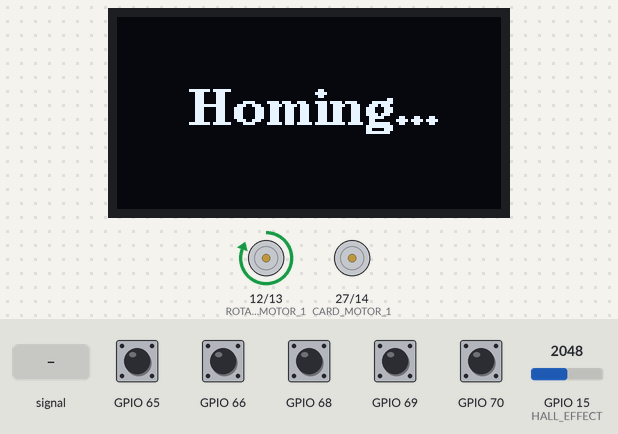
The program below on a simulated ESP32. On the bench: 128×64 one-colour display, motor-driver pin pairs drawn as motors (green arrow = first pin HIGH = forward, orange = second pin HIGH = backward, longer = more drive). The inputs (shaded band) are chosen by the test bench; at power-on: GPIO 65, GPIO 66, GPIO 68–70 HIGH, GPIO 15 (HALL_EFFECT) = 2048.

Above: at 1.8 s.
1.9 s: GPIO 15 (HALL_EFFECT) fed a 2 Hz sine of ±1228 counts around its level
At 3.0 s:
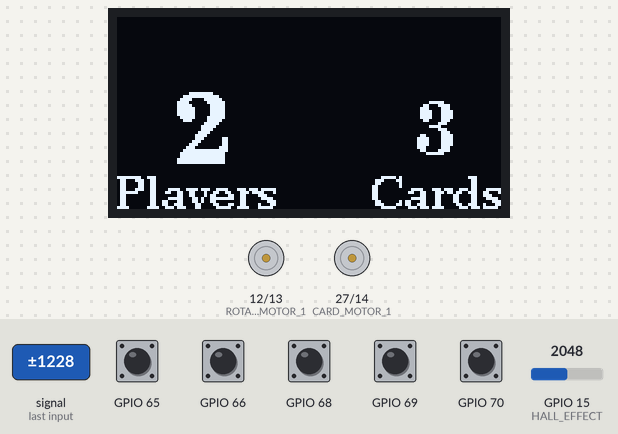
4.1 s: GPIO 65 pulled LOW for 0.15 s
At 4.55 s:
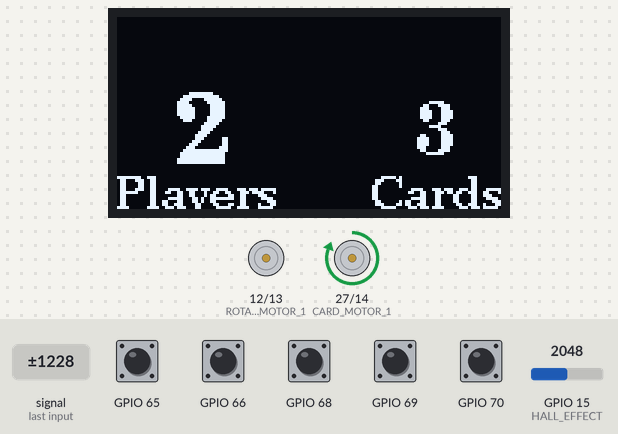
4.8 s: GPIO 15 (HALL_EFFECT) set to 1228
6.3 s: GPIO 15 (HALL_EFFECT) set to 1034
8.7 s: GPIO 15 (HALL_EFFECT) set to 944
At 8.86 s:
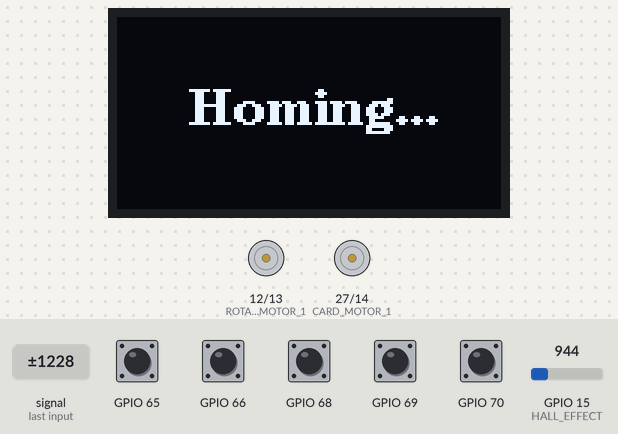
10.5 s: GPIO 66 pulled LOW for 0.15 s
At 11.9 s:
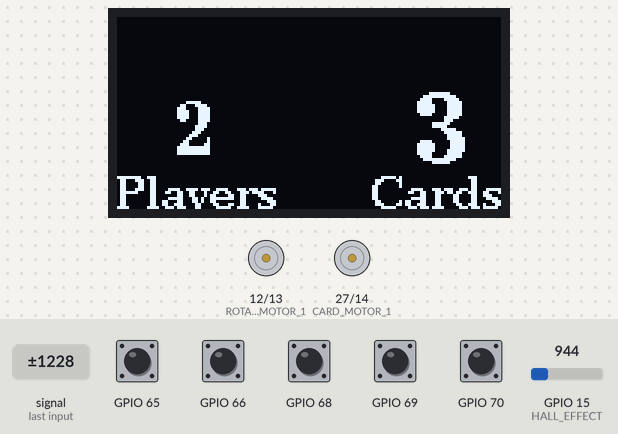
Timing chart, 0 to 13.1 s (numbered marks = the images above; inputs shaded):
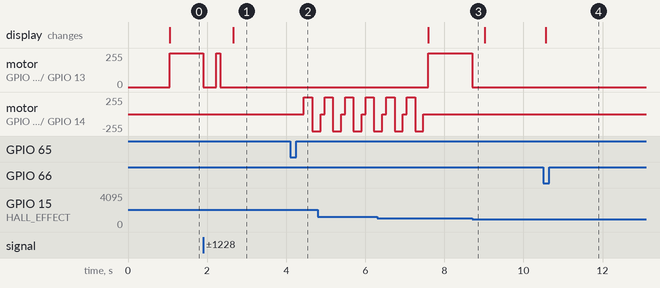

The program:

main.cpp
```cpp
#include <Arduino.h>
#include <U8g2lib.h>
#include <Wire.h>
#include <PCF8574.h>

#include "display.h"
#include "movement.h"

#define ROTATE_MOTOR_1 12
#define ROTATE_MOTOR_2 13
#define CARD_MOTOR_1 27
#define CARD_MOTOR_2 14

int speed = 0;

void setup()
{
  Serial.begin(921600);
  Wire.begin();
  displayInit();

  pinMode(ROTATE_MOTOR_1, OUTPUT);
  pinMode(ROTATE_MOTOR_2, OUTPUT);

  pinMode(CARD_MOTOR_1, OUTPUT);
  pinMode(CARD_MOTOR_2, OUTPUT);

  delay(1000);
  home();
  delay(300);
  speed = measureSpeed();
  delay(300);
}

void loop()
{
  display(speed);
}
```

display.h
```cpp
#include <Arduino.h>

void displayInit();
void display(int speed);
void displayHomingUI();
```

movement.h
```cpp
#include <Arduino.h>

void home();
int measureSpeed();
void dealCards(int numPlayers, int numCards, int speed);
void shootCard();
```

display.cpp
```cpp
#include <Arduino.h>
#include <U8g2lib.h>
#include <Wire.h>
#include <PCF8574.h>
#include <movement.h>

// PCF8574 buttons extender
PCF8574 buttons(0x20);

#define PLAY_BUTTON 1
#define RIGHT_BUTTON 2
#define OPTIONS_BUTTON 0
#define PLUS_BUTTON 6
#define MINUS_BUTTON 4
#define HOME_BUTTON 5

// OLED
U8G2_SH1106_128X64_NONAME_F_HW_I2C u8g2(U8G2_R0, U8X8_PIN_NONE, 22, 21);

unsigned int blinkMillis;
unsigned int buttonMillis;

int selected = 0;

struct Option
{
    int value;
    int minValue;
    int maxValue;
    const uint8_t *font;
};

Option options[2] = {
    {2, 2, 6, u8g2_font_ncenB24_tr},  // Number of Players // Clamped at 6 players, as going higher is inconsistent, and depends more on the card properties than the timing.
    {3, 1, 20, u8g2_font_ncenB18_tr}, // Number of Cards
};

void displayInit()
{
    buttons.begin();
    u8g2.begin();
}

void displayMainUI()
{
    char numPlayersChar[2];
    itoa(options[0].value, numPlayersChar, 10);

    char numCardsChar[3];
    itoa(options[1].value, numCardsChar, 10);

    u8g2.setFont(u8g2_font_ncenB10_tr);
    u8g2.drawStr(0, 60, "Players");

    int numPlayersX = u8g2.getStrWidth("Players") / 2 - u8g2.getStrWidth(numPlayersChar);

    u8g2.setFont(options[0].font);
    u8g2.drawStr(numPlayersX, 40, numPlayersChar);

    u8g2.setFont(u8g2_font_ncenB10_tr);
    u8g2.drawStr(85, 60, "Cards");

    int numCardsX = u8g2.getStrWidth("Cards") / 2 - u8g2.getStrWidth(numCardsChar) + 85;

    u8g2.setFont(options[1].font);
    u8g2.drawStr(numCardsX, 40, numCardsChar);
}

void displayHomingUI()
{
    u8g2.clearBuffer();

    u8g2.setFont(u8g2_font_ncenB12_tr);
    u8g2.setFontPosCenter();
    u8g2.drawStr(24, 32, "Homing...");

    u8g2.sendBuffer();
}

void buttonActions(int speed)
{
    static bool plusButtonState;
    static bool minusButtonState;
    static bool rightButtonState;
    static bool playButtonState;
    static bool homeButtonState;
    unsigned int currentMillis = millis();

    if ((currentMillis - buttonMillis) >= 50)
    {
        buttonMillis = currentMillis;

        if (plusButtonState != buttons.readButton(PLUS_BUTTON))
        {
            if (plusButtonState)
            {
                options[selected].value++;

                options[selected].value = constrain(options[selected].value, options[selected].minValue, options[selected].maxValue);
            }
            plusButtonState = !plusButtonState;
        }

        if (minusButtonState != buttons.readButton(MINUS_BUTTON))
        {
            if (minusButtonState)
            {
                options[selected].value--;

                options[selected].value = constrain(options[selected].value, options[selected].minValue, options[selected].maxValue);
            }
            minusButtonState = !minusButtonState;
        }

        if (rightButtonState != buttons.readButton(RIGHT_BUTTON))
        {
            if (rightButtonState)
            {
                selected++;

                if (selected > 1)
                    selected = 0;

                options[selected].font = u8g2_font_ncenB24_tr;

                for (int i = 0; i < 2; i++)
                {
                    if (i == selected)
                        continue;

                    options[i].font = u8g2_font_ncenB18_tr;
                }
            }
            rightButtonState = !rightButtonState;
        }

        if (playButtonState != buttons.readButton(PLAY_BUTTON))
        {
            if (playButtonState)
            {
                delay(300);
                dealCards(options[0].value, options[1].value, speed);
            }
            playButtonState = !playButtonState;
        }

        if (homeButtonState != buttons.readButton(HOME_BUTTON))
        {
            if (homeButtonState)
            {
                delay(300);
                home();
            }
            homeButtonState = !homeButtonState;
        }
    }
}

void display(int speed)
{
    buttonActions(speed);

    u8g2.clearBuffer();

    displayMainUI();

    u8g2.sendBuffer();
}
```

movement.cpp
```cpp
#include <Arduino.h>
#include <U8g2lib.h>
#include <Wire.h>
#include <PCF8574.h>
#include <display.h>

#define ROTATE_MOTOR_1 12
#define ROTATE_MOTOR_2 13
#define CARD_MOTOR_1 27
#define CARD_MOTOR_2 14

#define HALL_EFFECT 15

void home()
{
    displayHomingUI();

    int hallEffectValue = analogRead(HALL_EFFECT);

    while (hallEffectValue > 1000 && hallEffectValue < 2500)
    {
        digitalWrite(ROTATE_MOTOR_1, HIGH);
        digitalWrite(ROTATE_MOTOR_2, LOW);

        hallEffectValue = analogRead(HALL_EFFECT);
    }

    digitalWrite(ROTATE_MOTOR_1, LOW);
    digitalWrite(ROTATE_MOTOR_2, LOW);
}

int measureSpeed()
{
    unsigned long start = millis();
    home();
    unsigned long end = millis();

    return end - start;
}

void shootCard()
{
    digitalWrite(CARD_MOTOR_1, HIGH);
    digitalWrite(CARD_MOTOR_2, LOW);
    delay(210);

    digitalWrite(CARD_MOTOR_1, LOW);
    digitalWrite(CARD_MOTOR_2, HIGH);
    delay(210);

    digitalWrite(CARD_MOTOR_1, LOW);
    digitalWrite(CARD_MOTOR_2, LOW);
}

void dealCards(int numPlayers, int numCards, int speed)
{
    int offsets[7] = {70, 80, 95, 100, 100, 85, 75};

    int cardInterval = speed / numPlayers - offsets[numPlayers - 2];

    for (int card = 0; card < numCards; card++)
    {
        for (int player = 0; player < numPlayers; player++)
        {
            shootCard();

            digitalWrite(ROTATE_MOTOR_1, HIGH);
            digitalWrite(ROTATE_MOTOR_2, LOW);
            delay(cardInterval);
            digitalWrite(ROTATE_MOTOR_1, LOW);
            digitalWrite(ROTATE_MOTOR_2, LOW);
            delay(100);
        }
    }

    home();
    delay(300);
}
```

Measured:
- the behaviour switches between 1001 and 1000 on GPIO 15 (HALL_EFFECT) (found by bisection; images 2 and 3)
- after the input at 1.9 s, motor on GPIO 12 (ROTATE_MOTOR_1) / GPIO 13 (ROTATE_MOTOR_2): forward 255/255 → stopped at once, → forward 255/255 0.33 s later, → stopped 0.11 s later; the display: changes after 0.76 s (image 1)
- after the input at 4.1 s, motor on GPIO 27 (CARD_MOTOR_1) / GPIO 14 (CARD_MOTOR_2): stopped → forward 255/255 after 0.35 s, → backward 255/255 0.21 s later
- after the input at 8.7 s, motor on GPIO 12 (ROTATE_MOTOR_1) / GPIO 13 (ROTATE_MOTOR_2): forward 255/255 → stopped at once
- after the input at 10.5 s, the display: changes after 0.07 s (image 4)
